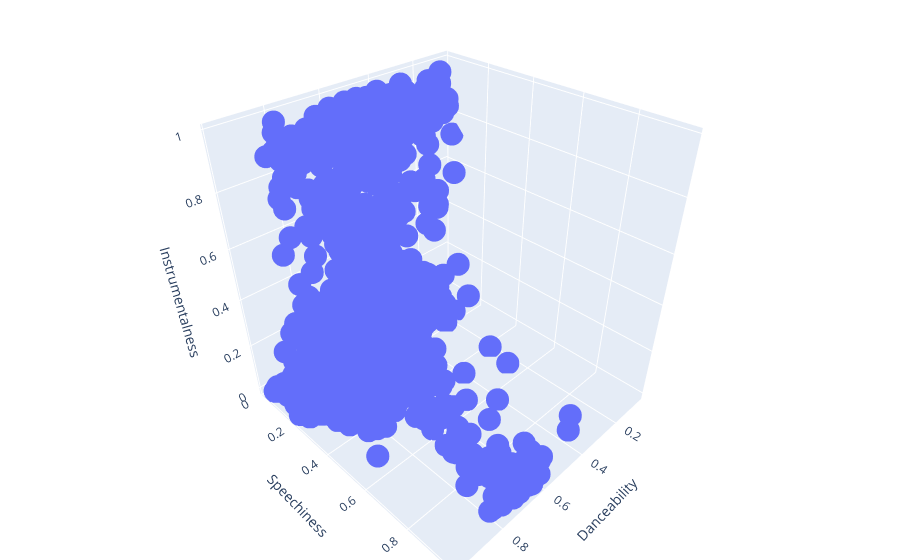

Notebook source saved alongside this figure:
### Code cell
# Interactive 3d scatter plot for finding correlation among particular variables

# Taking 5,000 random samples of data for the graph
df_sample = df_tracks[['danceability', 'speechiness', 'instrumentalness']].sample(2500)

figure = plt.express.scatter_3d(df_sample,
                 x='danceability',
                 y='speechiness',
                 z='instrumentalness',
                 labels={"danceability": "Danceability", "instrumentalness": "Instrumentalness", "speechiness": "Speechiness"},
                 )

# Update the layout using update_layout function to show the legend
figure.update_layout(showlegend=True,
                     margin=dict(l=0, r=0, b=0, t=0),
                     paper_bgcolor='white'
                     )
figure.show()

### Figure 1 — Plotly figure (JSON) as saved in the notebook; plotly's stock layout.template omitted (floating-point values rounded to 4 significant figures; data arrays with more than 128 entries replaced by an {"elided": "..."} marker saying what was removed)
{"data": [{"hovertemplate": "Danceability=%{x}<br>Speechiness=%{y}<br>Instrumentalness=%{z}<extra></extra>", "legendgroup": "", "marker": {"color": "#636efa", "symbol": "circle"}, "mode": "markers", "name": "", "scene": "scene", "showlegend": false, "type": "scatter3d", "x": {"elided": "2500 float values"}, "y": {"elided": "2500 float values"}, "z": {"elided": "2500 float values"}}], "layout": {"legend": {"tracegroupgap": 0}, "margin": {"b": 0, "l": 0, "r": 0, "t": 0}, "paper_bgcolor": "white", "scene": {"domain": {"x": [0, 1], "y": [0, 1]}, "xaxis": {"title": {"text": "Danceability"}}, "yaxis": {"title": {"text": "Speechiness"}}, "zaxis": {"title": {"text": "Instrumentalness"}}}, "showlegend": true}}
